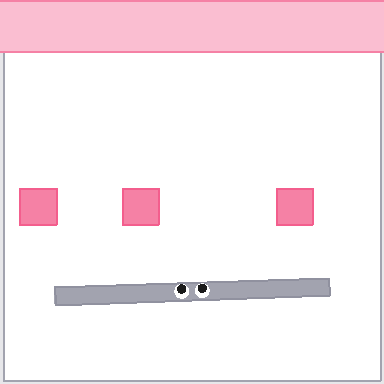
#> input picture tests/data/processed/train/longstick/1/0.png, 384 x 384 px, given in place of ., which was not available
$ python -i write_start_frames_manifest.py   (imports and definitions only)
#> lines starting #> are read from the running program, lines starting #| are printed output that depends on the picture; pictures that were not available may be replaced by others from this repository, and a replacement may not be noted
#!/usr/bin/env python3
"""Write tuned RH20T human start frames into manifest.csv.

This updates metadata only. It does not move, delete, trim, or re-encode image
frames. Human rows get a tuned visual onset; robot rows get start_frame=0.
"""

import argparse
import csv
import os
import shutil
import statistics
import time
from multiprocessing import Pool
from pathlib import Path

import cv2


# [8 lines left out: function parse_args, not called in this run]


def numeric_jpgs(seq_dir):
  return sorted(seq_dir.glob("*.jpg"), key=lambda p: int(p.stem))


def small_gray(path):
#> called with path = '.'
  bgr = cv2.imread(str(path))
#> bgr is the input picture: shape (384, 384, 3); mean B, G, R 240.8, 236.3, 248.7
  if bgr is None:
    raise RuntimeError(f"Failed to read frame: {path}")
  gray = cv2.cvtColor(bgr, cv2.COLOR_BGR2GRAY)
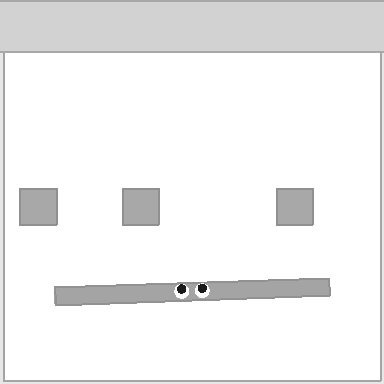
#> gray: shape (384, 384); min 26, max 255, mean 240.5
  return cv2.resize(gray, (160, 90), interpolation=cv2.INTER_AREA)
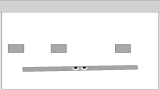
#> returned value: shape (90, 160); min 26, max 255, mean 240.5


# [20 lines left out: functions tile_max, stable_first, not called in this run]


def tuned_visual_onset(paths):
  grays = [small_gray(path) for path in paths]
#> call 3 of small_gray, with path = '/'
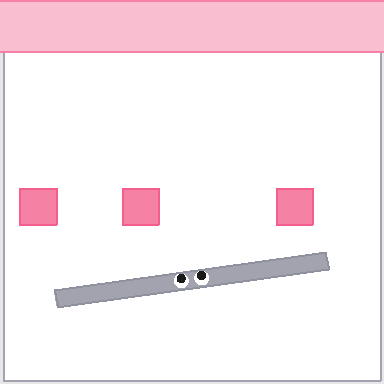
#> input picture tests/data/processed/train/longstick/1/1.png, 384 x 384 px, given in place of , which was not available
#> in small_gray, bgr is the input picture: shape (384, 384, 3); mean B, G, R 240.9, 236.3, 248.8
#> in small_gray (call 3), `gray = cv2.cvtColor(bgr, cv2.COLOR_BGR2GRAY)`:
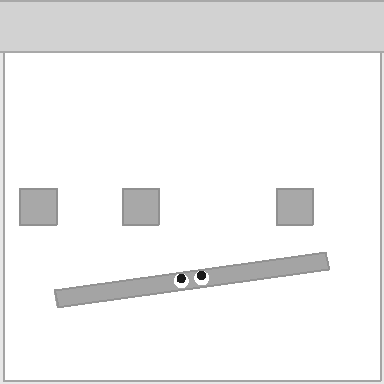
#> gray: shape (384, 384); min 26, max 255, mean 240.6
#> in small_gray (call 3), `return cv2.resize(gray, (160, 90), interpolation=cv2.INTER_AREA)`:
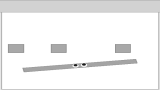
#> returned value: shape (90, 160); min 26, max 255, mean 240.6
  if not grays:
    return {
        "start_frame": 0,
        "source": "empty_default_0",
        "motion_onset_frame": "",
        "strict_motion_onset_frame": "",
        "local_baseline_onset_frame": "",
        "mean_baseline_onset_frame": "",
        "mean_baseline_threshold": "",
        "scanned_frames": 0,
    }

  base = grays[0]
  base_mean = []
  base_tile_max = []
  adj_mean = []
  adj_tile_max = []

  for idx, gray in enumerate(grays):
    base_diff = cv2.absdiff(base, gray)
    base_mean.append(float(base_diff.mean()))
    base_tile_max.append(tile_max(base_diff))
    if idx == 0:
      adj_mean.append(0.0)
      adj_tile_max.append(0.0)
    else:
      adj_diff = cv2.absdiff(grays[idx - 1], gray)
      adj_mean.append(float(adj_diff.mean()))
      adj_tile_max.append(tile_max(adj_diff))

  first10 = base_mean[:min(10, len(base_mean))]
  med = statistics.median(first10) if first10 else 0.0
  mad = statistics.median([abs(x - med) for x in first10]) if first10 else 0.0

  mean_baseline_threshold = max(3.0, med + 5.0 * mad + 1.0)
  local_baseline_threshold = 8.0
  local_motion_threshold = 12.0
  sensitive_local_motion_threshold = 10.0
  mean_motion_threshold = 0.8

  mean_baseline_onset = stable_first(
      base_mean, mean_baseline_threshold, window=4, min_hits=3)
  local_baseline_onset = stable_first(
      base_tile_max, local_baseline_threshold, window=4, min_hits=3)
  strict_motion_onset = stable_first(
      adj_tile_max, local_motion_threshold, window=4, min_hits=3)
  sensitive_motion_onset = stable_first(
      adj_tile_max, sensitive_local_motion_threshold, window=4, min_hits=2)
  mean_motion_onset = stable_first(
      adj_mean, mean_motion_threshold, window=4, min_hits=2)

  candidates = []
  sources = []

  # [4 lines left out: function add_candidate, not called in this run]

  add_candidate("motion", strict_motion_onset)

  if local_baseline_onset != "":
    local = int(local_baseline_onset)
    mean = int(mean_baseline_onset) if mean_baseline_onset != "" else None
    sensitive_motion = (
        int(sensitive_motion_onset) if sensitive_motion_onset != "" else None)
    strict_motion = int(strict_motion_onset) if strict_motion_onset != "" else None
    mean_agrees = mean is not None and abs(mean - local) <= 8
    motion_agrees = (
        sensitive_motion is not None and local >= 30 and
        abs(sensitive_motion - local) <= 3)
    if (
        (local >= 20 and mean_agrees and
         (strict_motion is None or local <= strict_motion)) or
        motion_agrees or
        (strict_motion is None and local >= 30)
    ):
      add_candidate("local_baseline", local)

  if not candidates:
    add_candidate("mean_baseline", mean_baseline_onset)

  if candidates:
    start_frame = min(candidates)
    source = "+".join(name for name, value in sources if value == start_frame)
  else:
    start_frame = 0
    source = "missing_default_0"

  return {
      "start_frame": start_frame,
      "source": source,
      "motion_onset_frame": sensitive_motion_onset,
      "strict_motion_onset_frame": strict_motion_onset,
      "mean_motion_onset_frame": mean_motion_onset,
      "local_baseline_onset_frame": local_baseline_onset,
      "mean_baseline_onset_frame": mean_baseline_onset,
      "mean_baseline_threshold": f"{mean_baseline_threshold:.3f}",
      "local_baseline_threshold": f"{local_baseline_threshold:.3f}",
      "local_motion_threshold": f"{local_motion_threshold:.3f}",
      "mean_motion_threshold": f"{mean_motion_threshold:.3f}",
      "scanned_frames": len(paths),
  }


# [208 lines left out: functions process_human, read_lookup, build_human_tasks, write_audit, write_manifest, summarize and 1 more, not called in this run]


# [2 lines not run here, left out]

#> (the run stopped early here; a loop or call above may not have finished)
